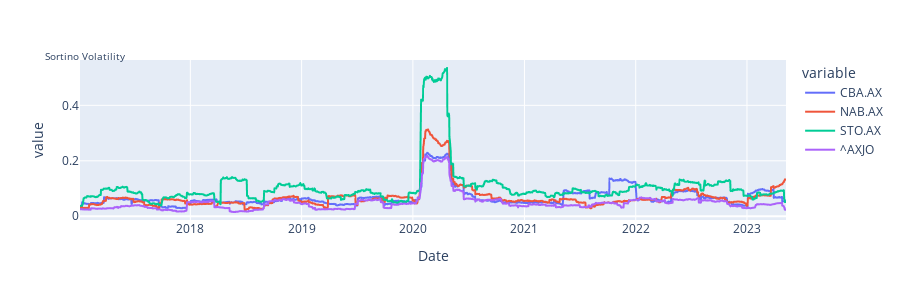

Here is the notebook cell this chart was saved with:
### Code cell
sortino_vol = log_rtns[log_rtns < 0].rolling(window=TRADE_DAYS, center=True, min_periods=10).std()*np.sqrt(TRADE_DAYS)
Sortino = (Rp - Rf) * TRADE_DAYS/sortino_vol
sortino_vol.plot().update_layout(title=dict(text="Sortino Volatility", font=dict(size=10), automargin=True, yref='paper'), autosize=False, width=900, height=300)

### Figure 1 — Plotly figure (JSON) as saved in the notebook; plotly's stock layout.template omitted (floating-point values rounded to 4 significant figures; data arrays with more than 128 entries replaced by an {"elided": "..."} marker saying what was removed)
{"data": [{"hovertemplate": "variable=CBA.AX<br>Date=%{x}<br>value=%{y}<extra></extra>", "legendgroup": "CBA.AX", "line": {"color": "#636efa", "dash": "solid"}, "marker": {"symbol": "circle"}, "mode": "lines", "name": "CBA.AX", "showlegend": true, "x": {"elided": "1600 str values"}, "xaxis": "x", "y": {"elided": "1600 float values"}, "yaxis": "y", "type": "scattergl"}, {"hovertemplate": "variable=NAB.AX<br>Date=%{x}<br>value=%{y}<extra></extra>", "legendgroup": "NAB.AX", "line": {"color": "#EF553B", "dash": "solid"}, "marker": {"symbol": "circle"}, "mode": "lines", "name": "NAB.AX", "showlegend": true, "x": {"elided": "1600 str values"}, "xaxis": "x", "y": {"elided": "1600 float values"}, "yaxis": "y", "type": "scattergl"}, {"hovertemplate": "variable=STO.AX<br>Date=%{x}<br>value=%{y}<extra></extra>", "legendgroup": "STO.AX", "line": {"color": "#00cc96", "dash": "solid"}, "marker": {"symbol": "circle"}, "mode": "lines", "name": "STO.AX", "showlegend": true, "x": {"elided": "1600 str values"}, "xaxis": "x", "y": {"elided": "1600 float values"}, "yaxis": "y", "type": "scattergl"}, {"hovertemplate": "variable=^AXJO<br>Date=%{x}<br>value=%{y}<extra></extra>", "legendgroup": "^AXJO", "line": {"color": "#ab63fa", "dash": "solid"}, "marker": {"symbol": "circle"}, "mode": "lines", "name": "^AXJO", "showlegend": true, "x": {"elided": "1600 str values"}, "xaxis": "x", "y": {"elided": "1600 float values"}, "yaxis": "y", "type": "scattergl"}], "layout": {"xaxis": {"anchor": "y", "domain": [0, 1], "title": {"text": "Date"}, "type": "date", "range": ["2017-01-04", "2023-05-09"], "autorange": true}, "yaxis": {"anchor": "x", "domain": [0, 1], "title": {"text": "value"}, "type": "linear", "range": [-0.01355, 0.5635], "autorange": true}, "legend": {"title": {"text": "variable"}, "tracegroupgap": 0}, "margin": {"t": 60}, "title": {"font": {"size": 10}, "text": "Sortino Volatility", "automargin": true, "yref": "paper"}, "autosize": false, "width": 900, "height": 300}}
